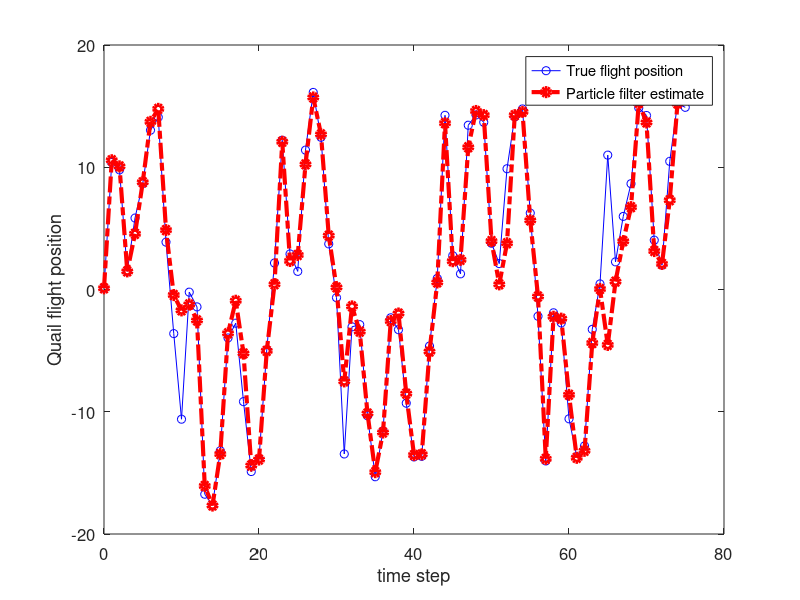

Recreate this plot in MATLAB.

%Student Dave's particle filter tutorial

%In this tutorial, The Frequentisian Ninja Clan has just run into the mysterious Quail.
%The Quail was just doing it's typical magical quail stuff throughout the forest like, I
%dunno, freeing catapillars from evil monkey spells.
%The ninja clan, knowing the impossible agility of the Quail, began to
%stretch out and prepare for attack.  During which the Quail mediated and
%generated a highly non-linear flight model with strong illusions (i.e. weird measurements :P) and takes off!
%
%The student ninja's make chase but, only knowing linear algorithms, they
%fail very quickly.  However, the Master Frequentisian Ninja knows the
%particle filter, and after a cognitively and physical exhaustive, epic
%chase, the Master catches the Quail, and takes it back to their secret
%Dojo.

%Here, we learn this master skill, known as the particle filter, as applied
%to a highly nonlinear model. :)!

%Adapted from Dan Simon Optimal state estimation book and Gordon, Salmond,
%and Smith paper.

%% clear everything
clear all
% close all
clc


%% initialize the variables
set(0,'DefaultFigureWindowStyle','docked') %dock the figures..just a personal preference you don't need this.
x = 0.1; % initial actual state
x_N = 1; % Noise covariance in the system (i.e. process noise in the state update, here, we'll use a gaussian.)
x_R = 1; % Noise covariance in the measurement (i.e. the Quail creates complex illusions in its trail!)
T = 75; % duration the chase (i.e. number of iterations).
N = 500; % The number of particles the system generates. The larger this is, the better your approximation, but the more computation you need.

%initilize our initial, prior particle distribution as a gaussian around
%the true initial value

V = 2; %define the variance of the initial esimate
x_P = []; % define the vector of particles

% make the randomly generated particles from the initial prior gaussian distribution
for i = 1:N
    x_P(i) = x + sqrt(V) * randn;
end

  %{
%show the distribution the particles around this initial value of x.
figure(1)
clf
subplot(121)
plot(2,x_P,'.k','markersize',5)
xlabel('time step')
ylabel('flight position')
subplot(122)
hist(x_P,100)
xlabel('flight position')
ylabel('count')
pause
%%
%}

%the functions used by the Quail are:
% x = 0.5*x + 25*x/(1 + x^2) + 8*cos(1.2*(t-1)) + PROCESS NOISE --> sqrt(x_N)*randn
% z = x^2/20 + MEASUREMENT NOISE -->  sqrt(x_R)*randn;

%generate the observations from the randomly selected particles, based upon
%the given function
z_out = [x^2 / 20 + sqrt(x_R) * randn];  %the actual output vector for measurement values.
x_out = [x];  %the actual output vector for measurement values.
x_est = [x]; % time by time output of the particle filters estimate
x_est_out = [x_est]; % the vector of particle filter estimates.



for t = 1:T
    %from the previou time step, update the flight position, and observed
    %position (i.e. update the Quails position with the non linear function
    %and update from this position what the chasing ninja's see confounded
    %by the Quails illusions.
    x = 0.5*x + 25*x/(1 + x^2) + 8*cos(1.2*(t-1)) +  sqrt(x_N)*randn;
    z = x^2/20 + sqrt(x_R)*randn;
    %Here, we do the particle filter
    for i = 1:N
        %given the prior set of particle (i.e. randomly generated locations
        %the quail might be), run each of these particles through the state
        %update model to make a new set of transitioned particles.
        x_P_update(i) = 0.5*x_P(i) + 25*x_P(i)/(1 + x_P(i)^2) + 8*cos(1.2*(t-1)) + sqrt(x_N)*randn;
        %with these new updated particle locations, update the observations
        %for each of these particles.
        z_update(i) = x_P_update(i)^2/20;
        %Generate the weights for each of these particles.
        %The weights are based upon the probability of the given
        %observation for a particle, GIVEN the actual observation.
        %That is, if we observe a location z, and we know our observation error is
        %guassian with variance x_R, then the probability of seeing a given
        %z centered at that actual measurement is (from the equation of a
        %gaussian)
        P_w(i) = (1/sqrt(2*pi*x_R)) * exp(-(z - z_update(i))^2/(2*x_R));
    end
    
    % Normalize to form a probability distribution (i.e. sum to 1).
    P_w = P_w./sum(P_w);
    
    %{
    figure(1)
    clf
    subplot(121)
    plot(P_w,z_update,'.k','markersize',5)
    hold on
    plot(0,z,'.r','markersize',50)
    xlabel('weight magnitude')
    ylabel('observed values (z update)')    
    subplot(122)
    plot(P_w,x_P_update,'.k','markersize',5)
    hold on
    plot(0,x,'.r','markersize',50)
    xlabel('weight magnitude')
    ylabel('updated particle positions (x P update)')
    pause
    
    
    %plot the before and after
    figure(1)
    clf
    subplot(131)
    plot(0,x_P_update,'.k','markersize',5)
    title('raw estimates')
    xlabel('fixed time point')
    ylabel('estimated particles for flight position')
    subplot(132)
    plot(P_w,x_P_update,'.k','markersize',5)
    hold on
    plot(0,x,'.r','markersize',40)
    xlabel('weight magnitude')
    title('weighted estimates')
    %}
    %% Resampling: From this new distribution, now we randomly sample from it to generate our new estimate particles
    
    %what this code specifically does is randomly, uniformally, sample from
    %the cummulative distribution of the probability distribution
    %generated by the weighted vector P_w.  If you sample randomly over
    %this distribution, you will select values based upon there statistical
    %probability, and thus, on average, pick values with the higher weights
    %(i.e. high probability of being correct given the observation z).
    %store this new value to the new estimate which will go back into the
    %next iteration
    for i = 1 : N
        x_P(i) = x_P_update(find(rand <= cumsum(P_w),1));
    end
    
    %The final estimate is some metric of these final resampling, such as
    %the mean value or variance
    x_est = mean(x_P);
    
    %{
    %the after
    subplot(133)
    plot(0,x_P_update,'.k','markersize',5)
    hold on
    plot(0,x_P,'.r','markersize',5)
    plot(0,x_est,'.g','markersize',40)
    xlabel('fixed time point')
    title('weight based resampling')
    pause
    %}
    % Save data in arrays for later plotting
    x_out = [x_out x];
    z_out = [z_out z];
    x_est_out = [x_est_out x_est];
    
end

t = 0:T;
figure(1);
clf
plot(t, x_out, 'o-b', t, x_est_out, 'o-.r','linewidth',3);
set(gca,'FontSize',12); set(gcf,'Color','White');
xlabel('time step'); ylabel('Quail flight position');
legend('True flight position', 'Particle filter estimate');

%%
% figure;
% for i = 1:100
% plot(i,x_P_update,'.k','markersize',5)
% xlabel('time step')
% ylabel('flight position')
% hold on
% end

%%
%     figure(1)
%     clf
%     subplot(131)
%     plot(0,x_P_update,'.k','markersize',5)
%     title('raw estimates')
%     xlabel('fixed time point')
%     ylabel('estimated particles for flight position')
%     subplot(132)
%     plot(P_w,x_P_update,'.k','markersize',5)
%     hold on
%     plot(0,x,'.r','markersize',40)
%     xlabel('weight magnitude')
%     title('weighted estimates')

